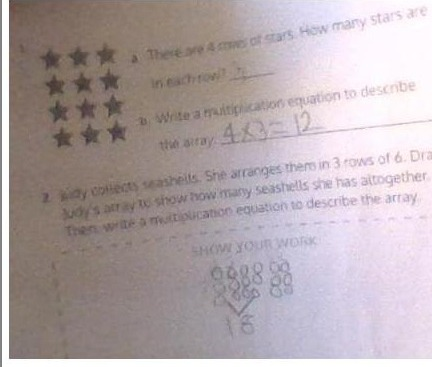
#> input picture dataset/DrawEduMath/Claude_Postprocessing/100.jpeg, 432 x 367 px; its folder holds only this picture in this run
$ python answer_cropper.py
#> lines starting #> are read from the running program, lines starting #| are printed output that depends on the picture; after the words box and inside, x2 and y2 are one past the last pixel; in counts of white or black regions, pixels touching at a corner belong together
import cv2
import numpy as np
from pathlib import Path

FOLDER = Path(__file__).parent.parent / "dataset" / "DrawEduMath" / "Claude_Postprocessing"
PAD = 8
GAP_MIN_ROWS = 8  # consecutive near-white rows that count as the header/content separator
DARK_THRESH = 200  # pixel is "dark" if gray < this value (ignores JPEG/PNG noise)


def find_answer_start(gray: np.ndarray) -> int:
    """Return the first row of answer content, skipping the 'Student Response' header.

    Scans for the first significant whitespace gap (>= GAP_MIN_ROWS consecutive
    rows with few dark pixels) after the header, then returns the first content
    row after that gap. Uses dark-pixel count to ignore JPEG compression noise.
    """
    h, w = gray.shape
    # A row is "content" if it has enough genuinely dark pixels (ignores JPEG noise)
    dark_count = (gray < 200).sum(axis=1)
    is_content = dark_count > max(3, w // 80)

    first_content = next((r for r in range(h) if is_content[r]), None)
    if first_content is None:
        return 0

    in_gap = False
    gap_len = 0
    for r in range(first_content, h):
        if not is_content[r]:
            in_gap = True
            gap_len += 1
        else:
            if in_gap and gap_len >= GAP_MIN_ROWS:
                return r
            in_gap = False
            gap_len = 0

    return first_content


def tight_crop(img: np.ndarray) -> np.ndarray:
    gray = cv2.cvtColor(img, cv2.COLOR_BGR2GRAY) if img.ndim == 3 else img
    h, w = gray.shape
    dark = gray < DARK_THRESH
    row_dark = dark.sum(axis=1)
    col_dark = dark.sum(axis=0)
    content_rows = np.where(row_dark > max(3, w // 80))[0]
    content_cols = np.where(col_dark > max(3, h // 80))[0]
    if len(content_rows) == 0:
        return img
    rmin, rmax = content_rows[0], content_rows[-1]
    cmin, cmax = content_cols[0], content_cols[-1]
    r0 = max(0, rmin - PAD)
    r1 = min(h, rmax + PAD + 1)
    c0 = max(0, cmin - PAD)
    c1 = min(w, cmax + PAD + 1)
    return img[r0:r1, c0:c1]


def process(path: Path) -> bool:
    img = cv2.imread(str(path))
    if img is None:
        print(f"  SKIP (unreadable): {path.name}")
        return False

    gray = cv2.cvtColor(img, cv2.COLOR_BGR2GRAY)
    answer_row = find_answer_start(gray)

    answer_img = img[answer_row:, :]
    cropped = tight_crop(answer_img)

    ext = path.suffix.lower()
    if ext in (".jpg", ".jpeg"):
        cv2.imwrite(str(path), cropped, [cv2.IMWRITE_JPEG_QUALITY, 92])
    else:
        cv2.imwrite(str(path), cropped)

    print(f"  OK  {path.name}  (answer @ row {answer_row})")
    return True


def main():
    files = sorted(FOLDER.glob("*"))
    image_files = [
        f for f in files
        if f.suffix.lower() in (".jpeg", ".jpg", ".png")
        and not f.stem.startswith("image_")
    ]
    print(f"Processing {len(image_files)} images in {FOLDER}")
    ok = skipped = 0
    for f in image_files:
        if process(f):
#> in process, img is the input picture: shape (367, 432, 3); mean B, G, R 170.1, 167.4, 179
#> in find_answer_start, `dark_count = (gray < 200).sum(axis=1)`: dark_count = 367 values, max 331 at index 357, min 2 at index 359, mean 284.6
#> in find_answer_start, `first_content = next((r for r in range(h) if is_content[r]), None)`: first_content = 0
#> in tight_crop, `dark = gray < DARK_THRESH`:
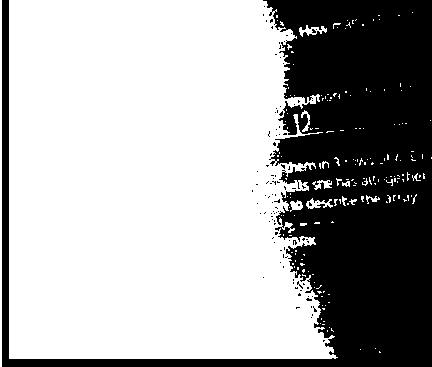
#> dark: shape (367, 432) bool; 65.9% white; 104 black regions (103 under 20 px), largest, box (x1, y1, x2, y2) and area: (2, 0, 432, 367) 53743
#> in tight_crop, `row_dark = dark.sum(axis=1)`: row_dark has the same summary as dark_count in find_answer_start
#> in tight_crop, `col_dark = dark.sum(axis=0)`: col_dark = 432 values, max 367 at index 0, min 0 at index 2, mean 241.8
#> in tight_crop, `content_rows = np.where(row_dark > max(3, w // 80))[0]`: content_rows = 359 values from 0 to 358
#> in tight_crop, `content_cols = np.where(col_dark > max(3, h // 80))[0]`: content_cols = 393 values from 0 to 423
#> in tight_crop, `rmin, rmax = content_rows[0], content_rows[-1]`: rmin = 0; rmax = 358
#> in tight_crop, `cmin, cmax = content_cols[0], content_cols[-1]`: cmin = 0; cmax = 423
#> in tight_crop, `r0 = max(0, rmin - PAD)`: r0 = 0
#> in tight_crop, `r1 = min(h, rmax + PAD + 1)`: r1 = 367
#> in tight_crop, `c0 = max(0, cmin - PAD)`: c0 = 0
#> in tight_crop, `c1 = min(w, cmax + PAD + 1)`: c1 = 432
#|   OK  100.jpeg  (answer @ row 0)
            ok += 1
        else:
            skipped += 1
    print(f"\nDone. {ok} saved, {skipped} skipped.")


if __name__ == "__main__":
    main()

$ run again, on dataset/DrawEduMath/Claude_Postprocessing/1083.jpeg
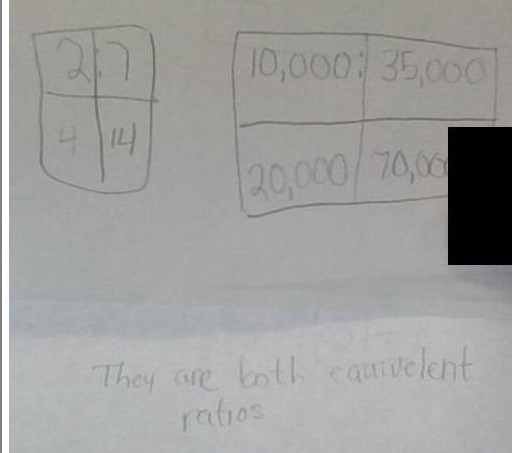
#> input picture dataset/DrawEduMath/Claude_Postprocessing/1083.jpeg, 512 x 453 px
#> in process, img is the input picture: shape (453, 512, 3); mean B, G, R 158, 159.5, 159.3
#> dark_count = 453 values from 505 to 505
#> first_content = 0
#> in tight_crop, `dark = gray < DARK_THRESH`:
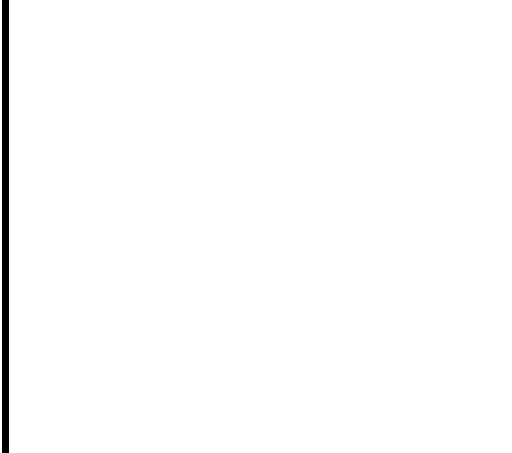
#> dark: shape (453, 512) bool; 98.6% white; 1 black region, box (x1, y1, x2, y2) and area: (2, 0, 9, 453) 3171
#> row_dark = 453 values from 505 to 505
#> col_dark = 512 values, max 453 at index 0, min 0 at index 2, mean 446.8
#> content_rows = 453 values from 0 to 452
#> content_cols = 505 values from 0 to 511
#> rmin = 0; rmax = 452
#> cmin = 0; cmax = 511
#> r0 = 0
#> r1 = 453
#> c0 = 0
#> c1 = 512
#|   OK  1083.jpeg  (answer @ row 0)

$ run again, on dataset/DrawEduMath/Claude_Postprocessing/1091.jpeg
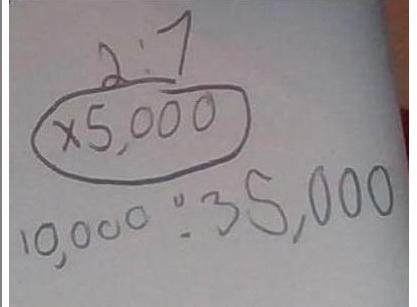
#> input picture dataset/DrawEduMath/Claude_Postprocessing/1091.jpeg, 417 x 307 px
#> in process, img is the input picture: shape (307, 417, 3); mean B, G, R 147.4, 145.4, 150.5
#> dark_count = 307 values from 402 to 402
#> first_content = 0
#> in tight_crop, `dark = gray < DARK_THRESH`:
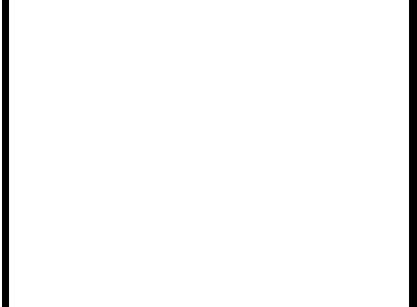
#> dark: shape (307, 417) bool; 96.4% white; 2 black regions, box (x1, y1, x2, y2) and area: (409, 0, 417, 307) 2456, (2, 0, 9, 307) 2149
#> row_dark = 307 values from 402 to 402
#> col_dark = 417 values, max 307 at index 0, min 0 at index 2, mean 296
#> content_rows = 307 values from 0 to 306
#> content_cols = 402 values from 0 to 408
#> rmin = 0; rmax = 306
#> cmin = 0; cmax = 408
#> r0 = 0
#> r1 = 307
#> c0 = 0
#> c1 = 417
#|   OK  1091.jpeg  (answer @ row 0)

$ run again, on dataset/DrawEduMath/Claude_Postprocessing/1133.jpeg
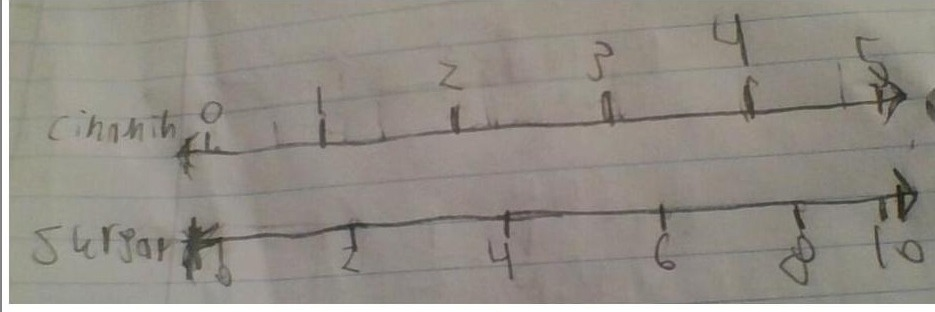
#> input picture dataset/DrawEduMath/Claude_Postprocessing/1133.jpeg, 935 x 312 px
#> in process, img is the input picture: shape (312, 935, 3); mean B, G, R 134.4, 141.9, 146.9
#> dark_count = 312 values, max 928 at index 0, min 2 at index 304, mean 904.3
#> first_content = 0
#> in tight_crop, `dark = gray < DARK_THRESH`:
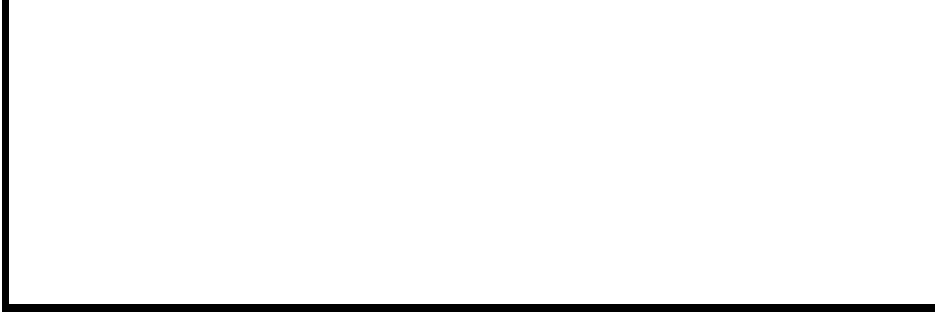
#> dark: shape (312, 935) bool; 96.7% white; 1 black region, box (x1, y1, x2, y2) and area: (2, 0, 935, 312) 9592
#> row_dark has the same summary as dark_count in find_answer_start
#> col_dark = 935 values, max 312 at index 0, min 0 at index 2, mean 301.7
#> content_rows = 304 values from 0 to 303
#> content_cols = 928 values from 0 to 934
#> rmin = 0; rmax = 303
#> cmin = 0; cmax = 934
#> r0 = 0
#> r1 = 312
#> c0 = 0
#> c1 = 935
#|   OK  1133.jpeg  (answer @ row 0)

$ run again, on dataset/DrawEduMath/Claude_Postprocessing/1044.jpeg
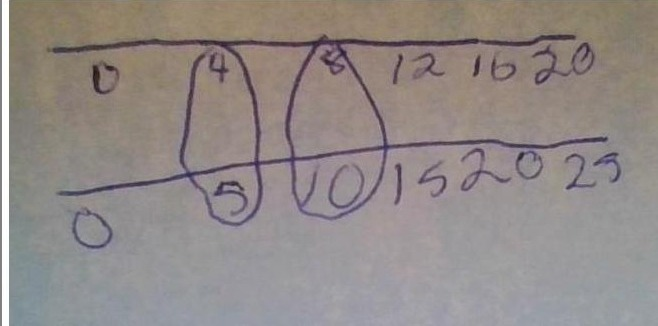
#> input picture dataset/DrawEduMath/Claude_Postprocessing/1044.jpeg, 658 x 326 px
#> in process, img is the input picture: shape (326, 658, 3); mean B, G, R 135.6, 138.2, 146
#> in process, `gray = cv2.cvtColor(img, cv2.COLOR_BGR2GRAY)`:
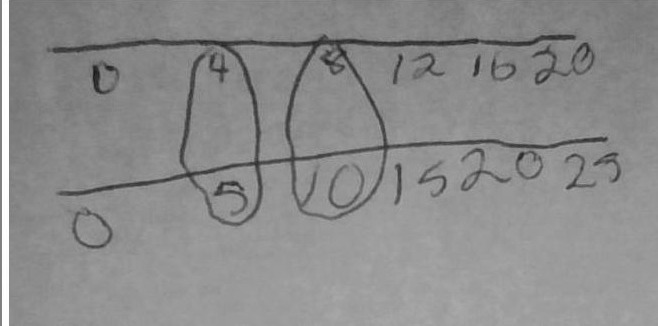
#> gray: shape (326, 658); min 19, max 255, mean 140.2
#> dark_count = 326 values from 651 to 651
#> first_content = 0
#> in tight_crop, `dark = gray < DARK_THRESH`:
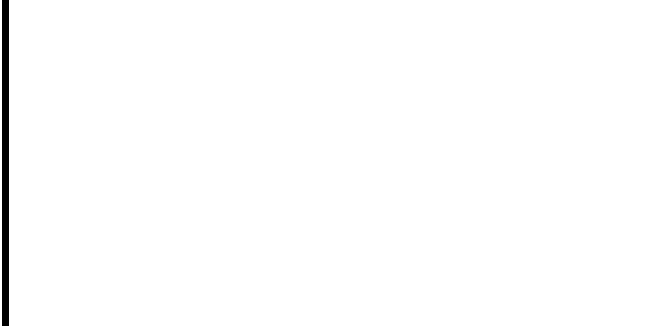
#> dark: shape (326, 658) bool; 98.9% white; 1 black region, box (x1, y1, x2, y2) and area: (2, 0, 9, 326) 2282
#> row_dark = 326 values from 651 to 651
#> col_dark = 658 values, max 326 at index 0, min 0 at index 2, mean 322.5
#> content_rows = 326 values from 0 to 325
#> content_cols = 651 values from 0 to 657
#> rmin = 0; rmax = 325
#> cmin = 0; cmax = 657
#> r0 = 0
#> r1 = 326
#> c0 = 0
#> c1 = 658
#|   OK  1044.jpeg  (answer @ row 0)
